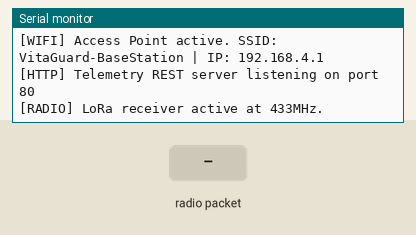
Recording of a sketch running on a simulated ESP32. On the bench: the last lines printed to the serial monitor. Inputs (shaded band) come from the test bench. No radio packets arrive unless stated.

Above: at 2.2 s.
2.3 s: radio packet "VITAGUARD" arrives
At 3.1 s:
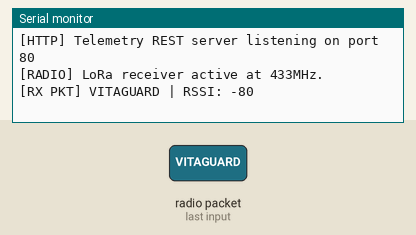
3.8 s: radio packet ",SOS," arrives
At 4.3 s:
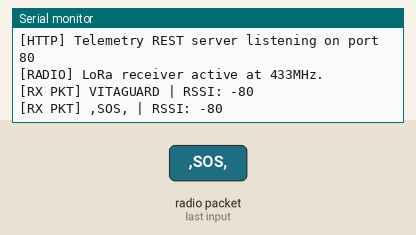
5.3 s: radio packet "HR=" arrives
At 6.5 s:
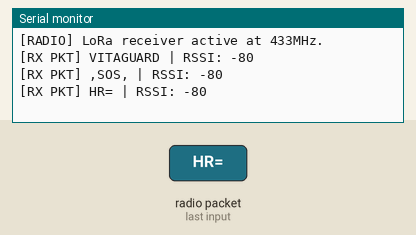
6.8 s: radio packet "," arrives
At 7.7 s:
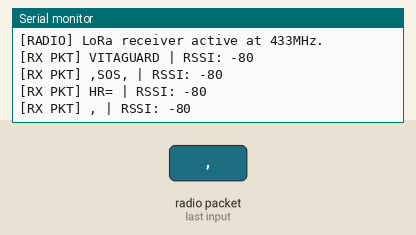
8.3 s: radio packet "SPO2=" arrives
At 8.8 s:
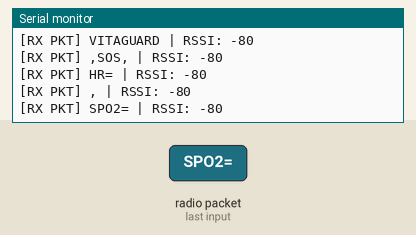
9.8 s: radio packet "CO_PPM=" arrives
At 11.2 s:
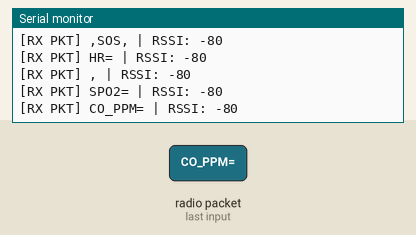

The sketch:

base_station_receiver.ino
```cpp
/**
 * VitaGuard 2.0 - Base Station Receiver Firmware
 * Target: ESP32 + SX1278 LoRa Receiver (433MHz)
 * Features: LoRa packet decoder, SoftAP / Wi-Fi Web Server exposing /telemetry REST API.
 */

#include <SPI.h>
#include <LoRa.h>
#include <WiFi.h>
#include <WebServer.h>
#include <ArduinoJson.h>

#define LORA_SS      5
#define LORA_RST     14
#define LORA_DIO0    2
#define LORA_BAND    433E6

// Wi-Fi Access Point Credentials
const char* AP_SSID = "VitaGuard-BaseStation";
const char* AP_PASS = "WorkerSafety2026";

WebServer server(80);

// Global latest telemetry cache
struct LatestTelemetry {
  String workerId = "VG-014";
  int hr = 99;
  int spo2 = 96;
  float skinTemp = 37.1;
  float ambTemp = 31.2;
  int coPpm = 171;
  String motion = "Low activity";
  int battery = 84;
  int drs = 30;
  int sos = 0;
  int rssi = -63;
  unsigned long lastSeen = 0;
} telemetry;

void handleTelemetryEndpoint() {
  StaticJsonDocument<512> doc;
  doc["workerId"] = telemetry.workerId;
  doc["hr"] = telemetry.hr;
  doc["spo2"] = telemetry.spo2;
  doc["skinTemp"] = telemetry.skinTemp;
  doc["ambTemp"] = telemetry.ambTemp;
  doc["coPpm"] = telemetry.coPpm;
  doc["motion"] = telemetry.motion;
  doc["battery"] = telemetry.battery;
  doc["drs"] = telemetry.drs;
  doc["sos"] = telemetry.sos;
  doc["rssi"] = telemetry.rssi;
  doc["lastSeenMs"] = millis() - telemetry.lastSeen;

  String response;
  serializeJson(doc, response);
  server.sendHeader("Access-Control-Allow-Origin", "*");
  server.send(200, "application/json", response);
}

void setup() {
  Serial.begin(115200);
  delay(1000);
  Serial.println(F("[BASE_STATION] Starting VitaGuard Receiver Node..."));

  // 1. SoftAP Setup
  WiFi.softAP(AP_SSID, AP_PASS);
  IPAddress IP = WiFi.softAPIP();
  Serial.print(F("[WIFI] Access Point active. SSID: "));
  Serial.print(AP_SSID);
  Serial.print(F(" | IP: "));
  Serial.println(IP);

  // 2. HTTP Server Endpoints
  server.on("/telemetry", HTTP_GET, handleTelemetryEndpoint);
  server.begin();
  Serial.println(F("[HTTP] Telemetry REST server listening on port 80"));

  // 3. LoRa Radio Receiver Setup
  LoRa.setPins(LORA_SS, LORA_RST, LORA_DIO0);
  if (!LoRa.begin(LORA_BAND)) {
    Serial.println(F("[ERROR] LoRa transceiver initialization failed!"));
  } else {
    LoRa.setSpreadingFactor(7);
    LoRa.setSignalBandwidth(125E3);
    LoRa.setCodingRate4(5);
    Serial.println(F("[RADIO] LoRa receiver active at 433MHz."));
  }
}

void loop() {
  server.handleClient();

  int packetSize = LoRa.parsePacket();
  if (packetSize) {
    String incoming = "";
    while (LoRa.available()) {
      incoming += (char)LoRa.read();
    }
    telemetry.rssi = LoRa.packetRssi();
    telemetry.lastSeen = millis();

    Serial.print(F("[RX PKT] "));
    Serial.print(incoming);
    Serial.print(F(" | RSSI: "));
    Serial.println(telemetry.rssi);

    // Basic CSV Tokenizer for Protocol 151 / 152
    if (incoming.startsWith("VITAGUARD")) {
      if (incoming.indexOf(",SOS,") > 0) {
        telemetry.sos = 1;
        telemetry.drs = 95;
      } else {
        telemetry.sos = 0;
        // Parse individual fields if present
        if (incoming.indexOf("HR=") > 0) {
          int idx = incoming.indexOf("HR=");
          telemetry.hr = incoming.substring(idx + 3, incoming.indexOf(",", idx)).toInt();
        }
        if (incoming.indexOf("SPO2=") > 0) {
          int idx = incoming.indexOf("SPO2=");
          telemetry.spo2 = incoming.substring(idx + 5, incoming.indexOf(",", idx)).toInt();
        }
        if (incoming.indexOf("CO_PPM=") > 0) {
          int idx = incoming.indexOf("CO_PPM=");
          telemetry.coPpm = incoming.substring(idx + 7, incoming.indexOf(",", idx)).toInt();
        }
      }
    }
  }
}
```

Measured:
- after the input at 2.3 s, the serial monitor: prints a new line at once (image 1)
- after the input at 3.8 s, the serial monitor: prints a new line at once (image 2)
- after the input at 5.3 s, the serial monitor: prints a new line at once (image 3)
- after the input at 6.8 s, the serial monitor: prints a new line at once (image 4)
- after the input at 8.3 s, the serial monitor: prints a new line at once (image 5)
- after the input at 9.8 s, the serial monitor: prints a new line at once (image 6)
